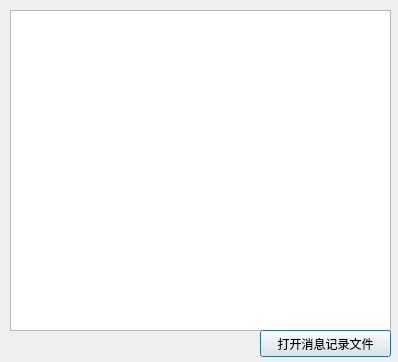
<?xml version="1.0" encoding="UTF-8"?>
<ui version="4.0">
 <class>Dialog</class>
 <widget class="QDialog" name="Dialog">
  <property name="geometry">
   <rect>
    <x>0</x>
    <y>0</y>
    <width>398</width>
    <height>362</height>
   </rect>
  </property>
  <property name="windowTitle">
   <string>Dialog</string>
  </property>
  <widget class="QTextBrowser" name="textBrowser">
   <property name="geometry">
    <rect>
     <x>10</x>
     <y>10</y>
     <width>381</width>
     <height>321</height>
    </rect>
   </property>
  </widget>
  <widget class="QPushButton" name="readMsgBtn">
   <property name="geometry">
    <rect>
     <x>260</x>
     <y>330</y>
     <width>131</width>
     <height>27</height>
    </rect>
   </property>
   <property name="text">
    <string>打开消息记录文件</string>
   </property>
  </widget>
 </widget>
 <resources/>
 <connections/>
</ui>
